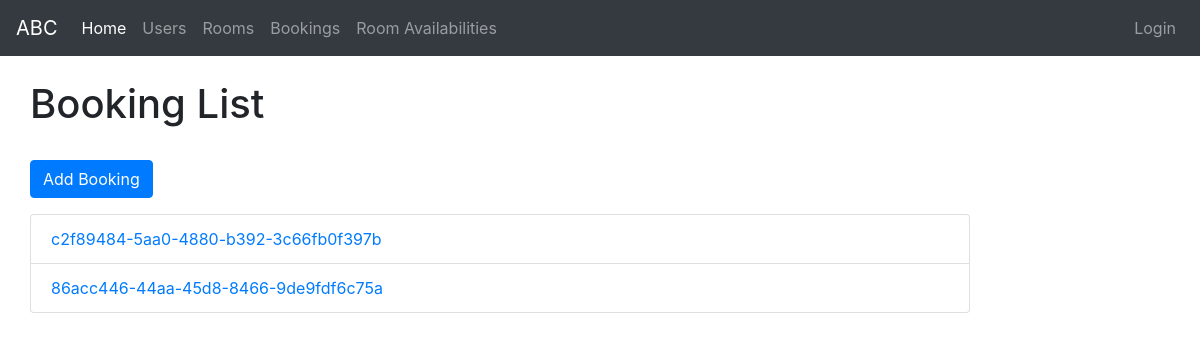
/roombooking/bookings/, run on an earlier commit of the app's database.
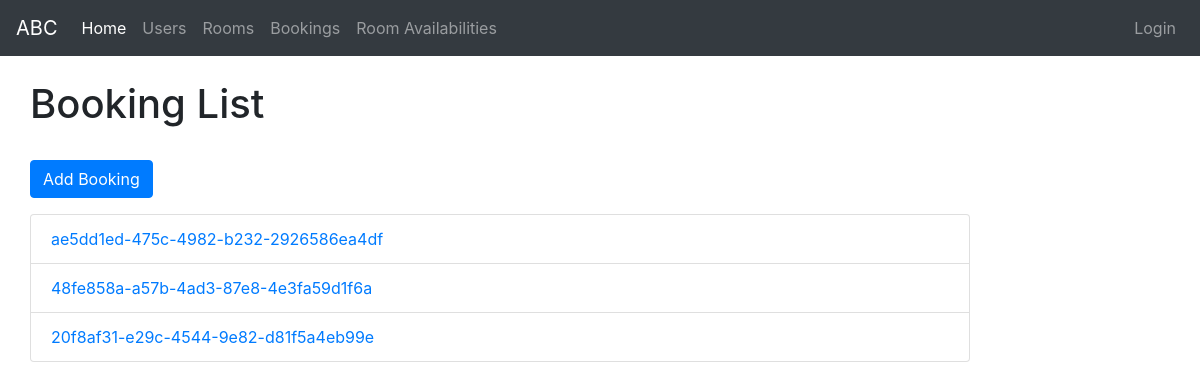
And on a later commit of the database.
### roombooking/models.py (models this page shows, shortened)
class Booking(models.Model):
    id = models.UUIDField(primary_key=True, default=uuid.uuid4,
                          help_text="Unique ID for this booking")
    startdate = models.DateField()
    enddate = models.DateField()
    room = models.ForeignKey(Room, on_delete=models.CASCADE)
    organizer = models.ForeignKey(User, on_delete=models.CASCADE)
    dateadded = models.DateTimeField(auto_now_add=True)

### roombooking/views.py (the view)
# urls.py: path('bookings/', views.BookingListView.as_view(), name='bookings'),
class BookingListView(generic.ListView):
    model = Booking

### roombooking/templates/roombooking/booking_list.html
{% extends "base_generic.html" %}
{% block content %}
<div class="container">
  <h1>Booking List</h1>
  <br>
  <a href="{% url 'room-create' %}"><button class="btn btn-primary mb-3">Add Booking</button></a>
  {% if booking_list %}
  <ul class="list-group">
    {% for booking in booking_list %}
      <li class="list-group-item">
        <a href="">{{ booking.id }}</a>
      </li>
    {% endfor %}
  </ul>
  {% else %}
    <p>There are no bookings in the library.</p>
  {% endif %}
</div>
{% endblock %}

### roombooking/templates/base_generic.html (shortened to what this page needs)
<!DOCTYPE html>
<html lang="en">
<head>
  <link rel="stylesheet" href="https://cdn.jsdelivr.net/npm/bootstrap@4.1.3/dist/css/bootstrap.min.css">
  {% load static %}
  <link rel="stylesheet" href="{% static 'css/styles.css' %}">
</head>
<body>
    <nav class="navbar navbar-expand-lg navbar-dark bg-dark mb-4">
      <a class="navbar-brand" href="{% url 'index' %}">ABC</a>
      <div class="collapse navbar-collapse" id="navbarNavDropdown">
        <ul class="navbar-nav">
          <li class="nav-item active">
            <a class="nav-link" href="{% url 'index' %}">Home <span class="sr-only">(current)</span></a>
          </li>
          <li class="nav-item">
            <a class="nav-link" href="#">Users</a>
          </li>
          <li class="nav-item">
            <a class="nav-link" href="{% url 'rooms' %}">Rooms</a>
          </li>
          <li class="nav-item">
            <a class="nav-link" href="{% url 'bookings' %}">Bookings</a>
          </li>
          <li class="nav-item">
            <a class="nav-link" href="{% url 'rooms-availabilities' %}">Room Availabilities</a>
          </li>
        </ul>
        <ul class="navbar-nav ml-auto">
          {% if user.is_authenticated %}
          <li class="nav-item">
              <a class="nav-link" href="#">
                {{ user.get_username }}
              </a>
          </li>
          <li class="nav-item">
              <a class="nav-link" href="{% url 'logout' %}?next={{ request.path }}">
                Logout
              </a>
          </li>
          {% else %}
          <li class="nav-item">
              <a class="nav-link" href="{% url 'login' %}?next={{ request.path }}">
                Login
              </a>
          </li>
          {% endif %}
      </ul>
      </div>
    </nav>
    <div class="container-fluid">
    <div class="row">
      <div class="col-sm-10 ">{% block content %}{% endblock %}</div>
    </div>
  </div>
</body>
</html>

What changed in the data, as far as the page shows it:
removed Booking: id "c2f89484-5aa0-4880-b392-3c66fb0f397b"
removed Booking: id "86acc446-44aa-45d8-8466-9de9fdf6c75a"
added Booking: id "ae5dd1ed-475c-4982-b232-2926586ea4df"
added Booking: id "48fe858a-a57b-4ad3-87e8-4e3fa59d1f6a"
added Booking: id "20f8af31-e29c-4544-9e82-d81f5a4eb99e"
